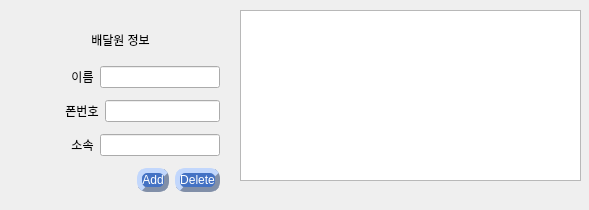
<?xml version="1.0" encoding="UTF-8"?>
<ui version="4.0">
 <class>Courier_list</class>
 <widget class="QMainWindow" name="Courier_list">
  <property name="geometry">
   <rect>
    <x>0</x>
    <y>0</y>
    <width>589</width>
    <height>210</height>
   </rect>
  </property>
  <property name="windowTitle">
   <string>MainWindow</string>
  </property>
  <widget class="QWidget" name="centralwidget">
   <widget class="QTableWidget" name="tableWidget">
    <property name="geometry">
     <rect>
      <x>240</x>
      <y>10</y>
      <width>341</width>
      <height>171</height>
     </rect>
    </property>
   </widget>
   <widget class="QLabel" name="label_4">
    <property name="geometry">
     <rect>
      <x>10</x>
      <y>20</y>
      <width>221</width>
      <height>41</height>
     </rect>
    </property>
    <property name="styleSheet">
     <string notr="true">font: 30pt &quot;배달의민족 한나체 Pro&quot;;</string>
    </property>
    <property name="text">
     <string>&lt;html&gt;&lt;head/&gt;&lt;body&gt;&lt;p align=&quot;center&quot;&gt;배달원 정보&lt;/p&gt;&lt;/body&gt;&lt;/html&gt;</string>
    </property>
   </widget>
   <widget class="QWidget" name="layoutWidget">
    <property name="geometry">
     <rect>
      <x>-50</x>
      <y>60</y>
      <width>270</width>
      <height>132</height>
     </rect>
    </property>
    <layout class="QGridLayout" name="gridLayout_2">
     <item row="0" column="0">
      <layout class="QVBoxLayout" name="verticalLayout">
       <item>
        <layout class="QHBoxLayout" name="horizontalLayout_2">
         <item>
          <spacer name="horizontalSpacer">
           <property name="orientation">
            <enum>Qt::Horizontal</enum>
           </property>
           <property name="sizeHint" stdset="0">
            <size>
             <width>40</width>
             <height>20</height>
            </size>
           </property>
          </spacer>
         </item>
         <item>
          <widget class="QLabel" name="label">
           <property name="styleSheet">
            <string notr="true">font: 14pt &quot;배달의민족 주아&quot;;</string>
           </property>
           <property name="text">
            <string>&lt;html&gt;&lt;head/&gt;&lt;body&gt;&lt;p align=&quot;center&quot;&gt;이름&lt;/p&gt;&lt;/body&gt;&lt;/html&gt;</string>
           </property>
          </widget>
         </item>
         <item>
          <widget class="QLineEdit" name="Name_lineEdit"/>
         </item>
        </layout>
       </item>
       <item>
        <layout class="QHBoxLayout" name="horizontalLayout_3">
         <item>
          <spacer name="horizontalSpacer_3">
           <property name="orientation">
            <enum>Qt::Horizontal</enum>
           </property>
           <property name="sizeHint" stdset="0">
            <size>
             <width>40</width>
             <height>20</height>
            </size>
           </property>
          </spacer>
         </item>
         <item>
          <widget class="QLabel" name="label_2">
           <property name="styleSheet">
            <string notr="true">font: 14pt &quot;배달의민족 주아&quot;;</string>
           </property>
           <property name="text">
            <string>&lt;html&gt;&lt;head/&gt;&lt;body&gt;&lt;p align=&quot;center&quot;&gt;폰번호&lt;/p&gt;&lt;/body&gt;&lt;/html&gt;</string>
           </property>
          </widget>
         </item>
         <item>
          <widget class="QLineEdit" name="Phone_lineEdit"/>
         </item>
        </layout>
       </item>
       <item>
        <layout class="QHBoxLayout" name="horizontalLayout_4">
         <item>
          <spacer name="horizontalSpacer_4">
           <property name="orientation">
            <enum>Qt::Horizontal</enum>
           </property>
           <property name="sizeHint" stdset="0">
            <size>
             <width>40</width>
             <height>20</height>
            </size>
           </property>
          </spacer>
         </item>
         <item>
          <widget class="QLabel" name="label_3">
           <property name="styleSheet">
            <string notr="true">font: 14pt &quot;배달의민족 주아&quot;;</string>
           </property>
           <property name="text">
            <string>&lt;html&gt;&lt;head/&gt;&lt;body&gt;&lt;p align=&quot;center&quot;&gt;소속&lt;/p&gt;&lt;/body&gt;&lt;/html&gt;</string>
           </property>
          </widget>
         </item>
         <item>
          <widget class="QLineEdit" name="Affiliation_lineEdit"/>
         </item>
        </layout>
       </item>
       <item>
        <layout class="QHBoxLayout" name="horizontalLayout_5"/>
       </item>
      </layout>
     </item>
     <item row="1" column="0">
      <layout class="QGridLayout" name="gridLayout">
       <item row="0" column="2">
        <widget class="QPushButton" name="Delete_Button">
         <property name="styleSheet">
          <string notr="true">background-color : rgb(68, 114, 196);
border-style : outset;
border-width : 5px;
border-radius : 10px;
border-color : rgb(129, 143, 168);
font: 15pt &quot;배달의민족 주아&quot;;
color: rgb(255, 255, 255);</string>
         </property>
         <property name="text">
          <string>Delete</string>
         </property>
        </widget>
       </item>
       <item row="0" column="1">
        <widget class="QPushButton" name="Add_Button">
         <property name="styleSheet">
          <string notr="true">background-color : rgb(68, 114, 196);
border-style : outset;
border-width : 5px;
border-radius : 10px;
border-color : rgb(129, 143, 168);
font: 15pt &quot;배달의민족 주아&quot;;
color: rgb(255, 255, 255);</string>
         </property>
         <property name="text">
          <string>Add</string>
         </property>
        </widget>
       </item>
       <item row="0" column="0">
        <spacer name="horizontalSpacer_6">
         <property name="orientation">
          <enum>Qt::Horizontal</enum>
         </property>
         <property name="sizeHint" stdset="0">
          <size>
           <width>40</width>
           <height>20</height>
          </size>
         </property>
        </spacer>
       </item>
      </layout>
     </item>
    </layout>
   </widget>
  </widget>
  <widget class="QMenuBar" name="menubar">
   <property name="geometry">
    <rect>
     <x>0</x>
     <y>0</y>
     <width>589</width>
     <height>21</height>
    </rect>
   </property>
  </widget>
 </widget>
 <resources/>
 <connections/>
</ui>
